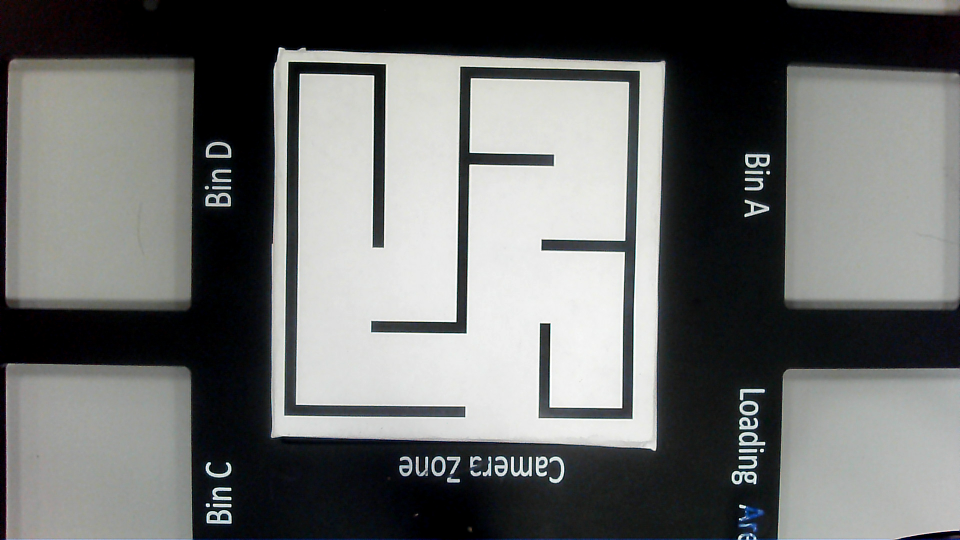
#> input picture src/maze_opencv_finalv2/maze_opencv/datasets/10.jpeg, 1920 x 1080 px, found by its file name (shown at 1/2 size)
$ python boundingBox.py
#> lines starting #> are read from the running program, lines starting #| are printed output that depends on the picture; after the words box and inside, x2 and y2 are one past the last pixel; in counts of white or black regions, pixels touching at a corner belong together
import cv2
import numpy as np

# Load the image
image_path = "/home/kris/maze_opencv/datasets/10.jpeg"  # Replace with your image path
image = cv2.imread(image_path)
#> image is the input picture: shape (1080, 1920, 3); mean B, G, R 109.3, 110.3, 108.7
import cv2

def resize_and_show(image, window_name="Image", scale_percent=50):
    """
    Resizes an image while maintaining the aspect ratio and displays it.

    Parameters:
        image (ndarray): The input image to be resized and displayed.
        window_name (str): The name of the window where the image will be displayed.
        scale_percent (int): The percentage of the original size to scale the image.
    """
    # Get the original dimensions of the image
    height, width = image.shape[:2]

    # Calculate new dimensions
    new_width = int(width * scale_percent / 100)
    new_height = int(height * scale_percent / 100)

    # Resize the image
    resized_image = cv2.resize(image, (new_width, new_height))

    # Display the resized image
    cv2.imshow(window_name, resized_image)
    cv2.waitKey(0)
    cv2.destroyAllWindows()

# Convert to grayscale
gray = cv2.cvtColor(image, cv2.COLOR_BGR2GRAY)

# Apply Gaussian blur to remove noise
blurred = cv2.GaussianBlur(gray, (5, 5), 0)

# Apply adaptive thresholding
binary = cv2.adaptiveThreshold(blurred, 255, cv2.ADAPTIVE_THRESH_MEAN_C, cv2.THRESH_BINARY_INV, 11, 2)
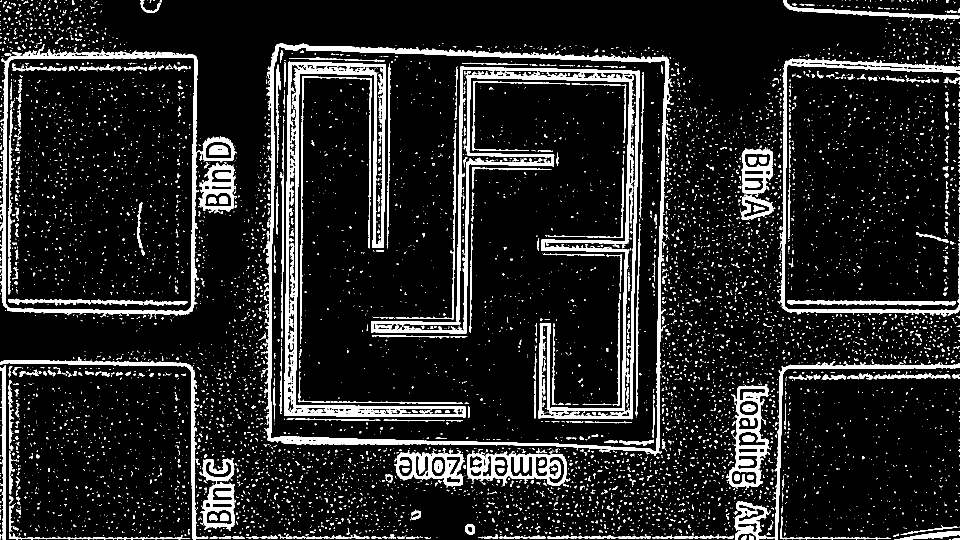
#> binary: shape (1080, 1920) (shown at 1/2 size); 11.6% white; 7595 white regions (6941 under 20 px)

# Find contours
contours, _ = cv2.findContours(binary, cv2.RETR_EXTERNAL, cv2.CHAIN_APPROX_SIMPLE)
#> contours = 5830 contours, 5669 with area under 20; largest, box (x1, y1, x2, y2) and area: (526, 87, 1346, 907) 619190, (0, 88, 398, 632) 199442, (1453, 769, 1540, 975) 10730, (935, 901, 1134, 972) 9766, (1555, 117, 1920, 634) 9032

# Sort contours by area (largest contour likely corresponds to the maze)
contours = sorted(contours, key=cv2.contourArea, reverse=True)

# Loop through contours to find the maze
for contour in contours:
    # Approximate the contour to a polygon
    peri = cv2.arcLength(contour, True)
    approx = cv2.approxPolyDP(contour, 0.02 * peri, True)

    # If the contour has 4 vertices, it may be the maze region
    if len(approx) == 4:
        # Draw the bounding box around the maze
        cv2.drawContours(image, [approx], -1, (0, 255, 0), 5)
        break
#> this loop made 1 pass
#> (peri, approx) on pass 1: (4165.2, [[553, 89], [534, 879], [1321, 906], [1335, 116]])
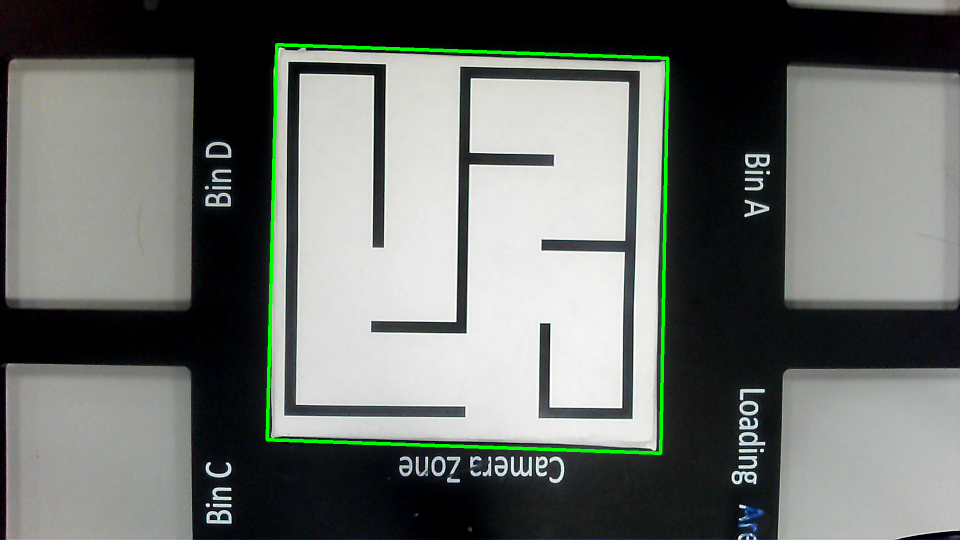
#> image: shape (1080, 1920, 3) (shown at 1/2 size); 1.06% of pixels changed, all inside (x1, y1, x2, y2) = (531, 86, 1339, 910)

# Display the results
#cv2.imshow("Maze Detected", image)
#cv2.imshow("Binary Image", binary)
resize_and_show(binary, "binary resized", scale_percent=50)
#> in resize_and_show, `resized_image = cv2.resize(image, (new_width, new_height))`:
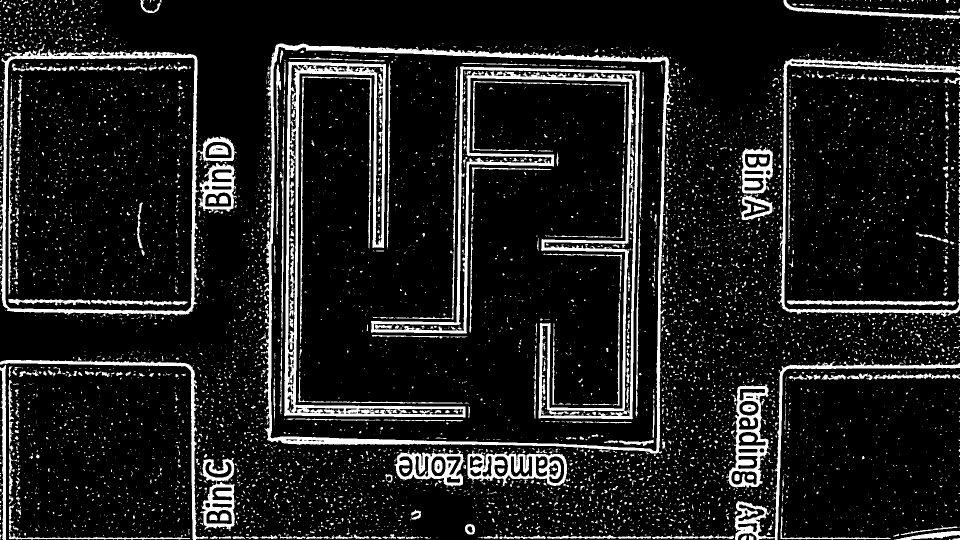
#> resized_image: shape (540, 960); min 0, max 255, mean 29.5
resize_and_show(image, "Maze Detected resized", scale_percent=50)
#> call 2 of resize_and_show, with window_name = 'Maze Detected resized', scale_percent = 50
#> in resize_and_show (call 2), `resized_image = cv2.resize(image, (new_width, new_height))`:
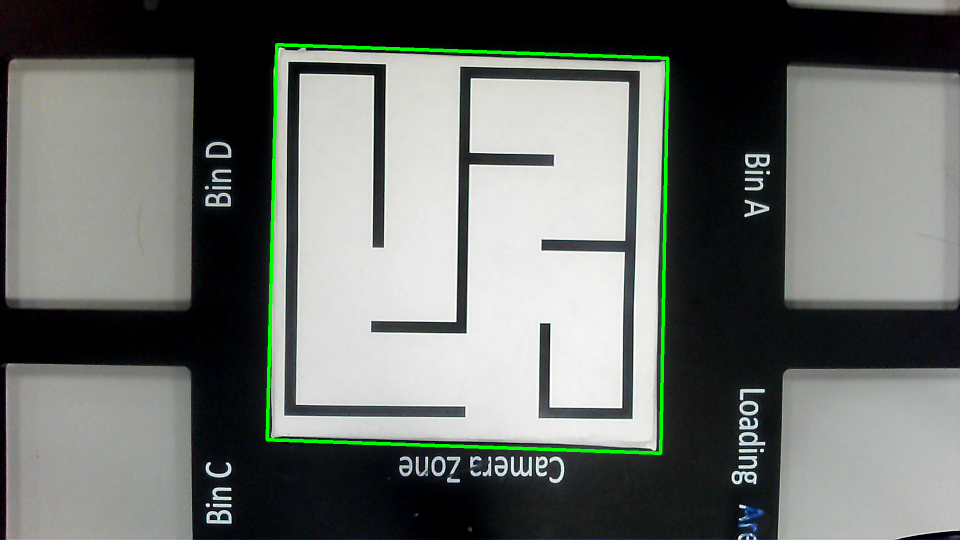
#> resized_image: shape (540, 960, 3); mean B, G, R 108.9, 112.7, 108.4

cv2.waitKey(0)
cv2.destroyAllWindows()

$ run again, with src/maze_opencv_finalv2/maze_opencv/datasets/11.jpeg copied over src/maze_opencv_finalv2/maze_opencv/datasets/10.jpeg
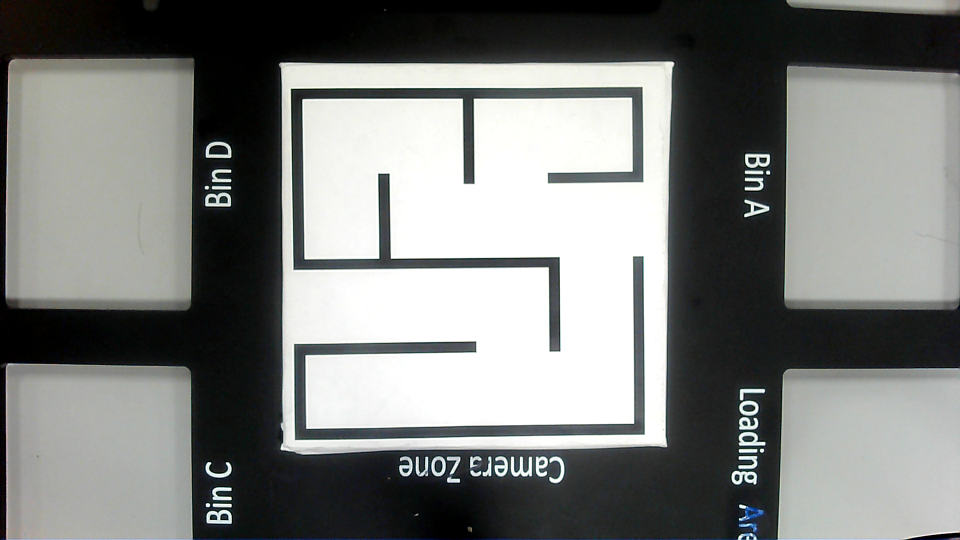
#> input picture src/maze_opencv_finalv2/maze_opencv/datasets/11.jpeg, 1920 x 1080 px, found by its file name (shown at 1/2 size)
#> image is the input picture: shape (1080, 1920, 3); mean B, G, R 124.7, 126.8, 124.8
#> `binary = cv2.adaptiveThreshold(blurred, 255, cv2.ADAPTIVE_THRESH_MEAN_..`:
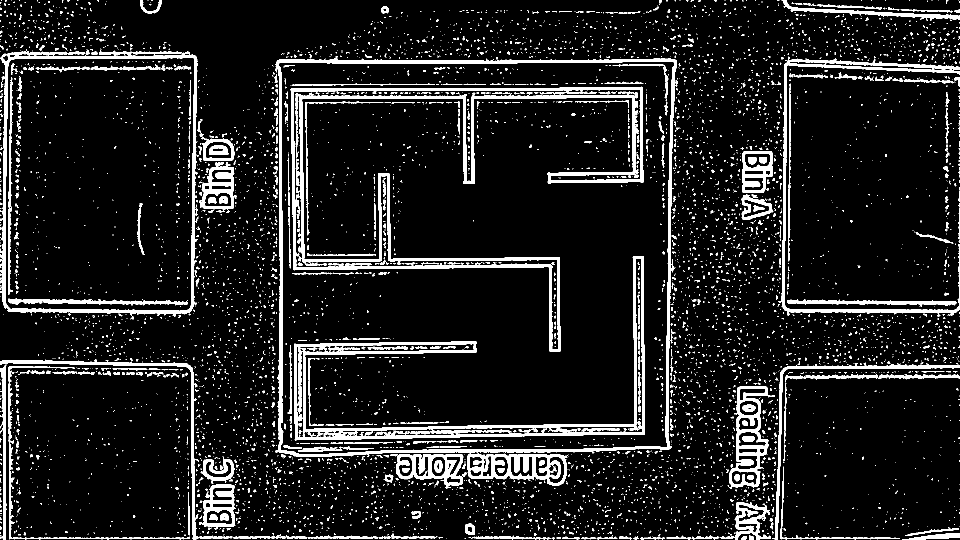
#> binary: shape (1080, 1920) (shown at 1/2 size); 10.2% white; 6757 white regions (6168 under 20 px)
#> contours = 5481 contours, 5332 with area under 20; largest, box (x1, y1, x2, y2) and area: (550, 117, 1354, 914) 613993, (0, 97, 395, 634) 198012, (1455, 772, 1537, 978) 10146, (935, 907, 1135, 971) 9618, (1563, 117, 1920, 633) 8541
#> the loop `for contour in contours:` made 1 pass
#> (peri, approx) on pass 1: (3385.8, [[555, 120], [552, 905], [1342, 895], [1352, 120]])
#> in resize_and_show (call 2), `resized_image = cv2.resize(image, (new_width, new_height))`:
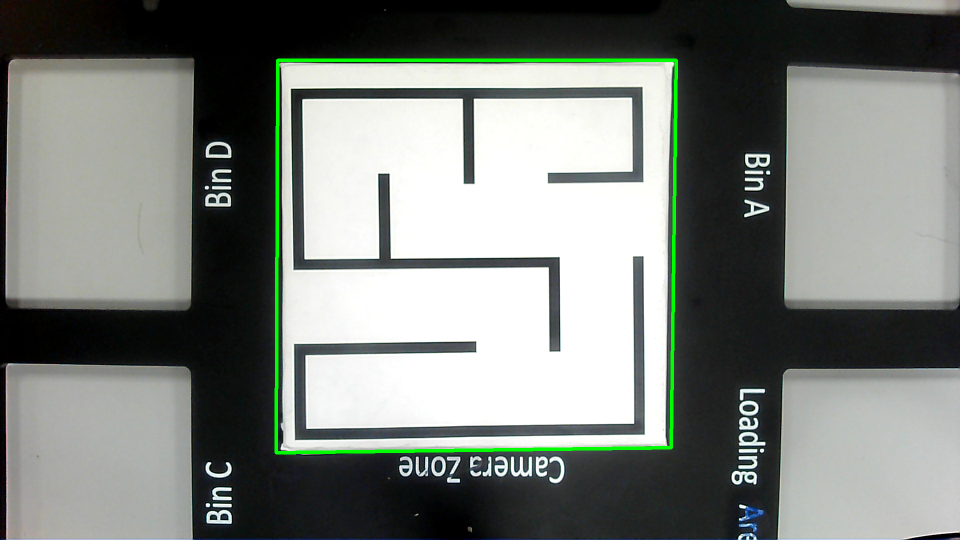
#> resized_image: shape (540, 960, 3); mean B, G, R 124.2, 128.9, 124.2
